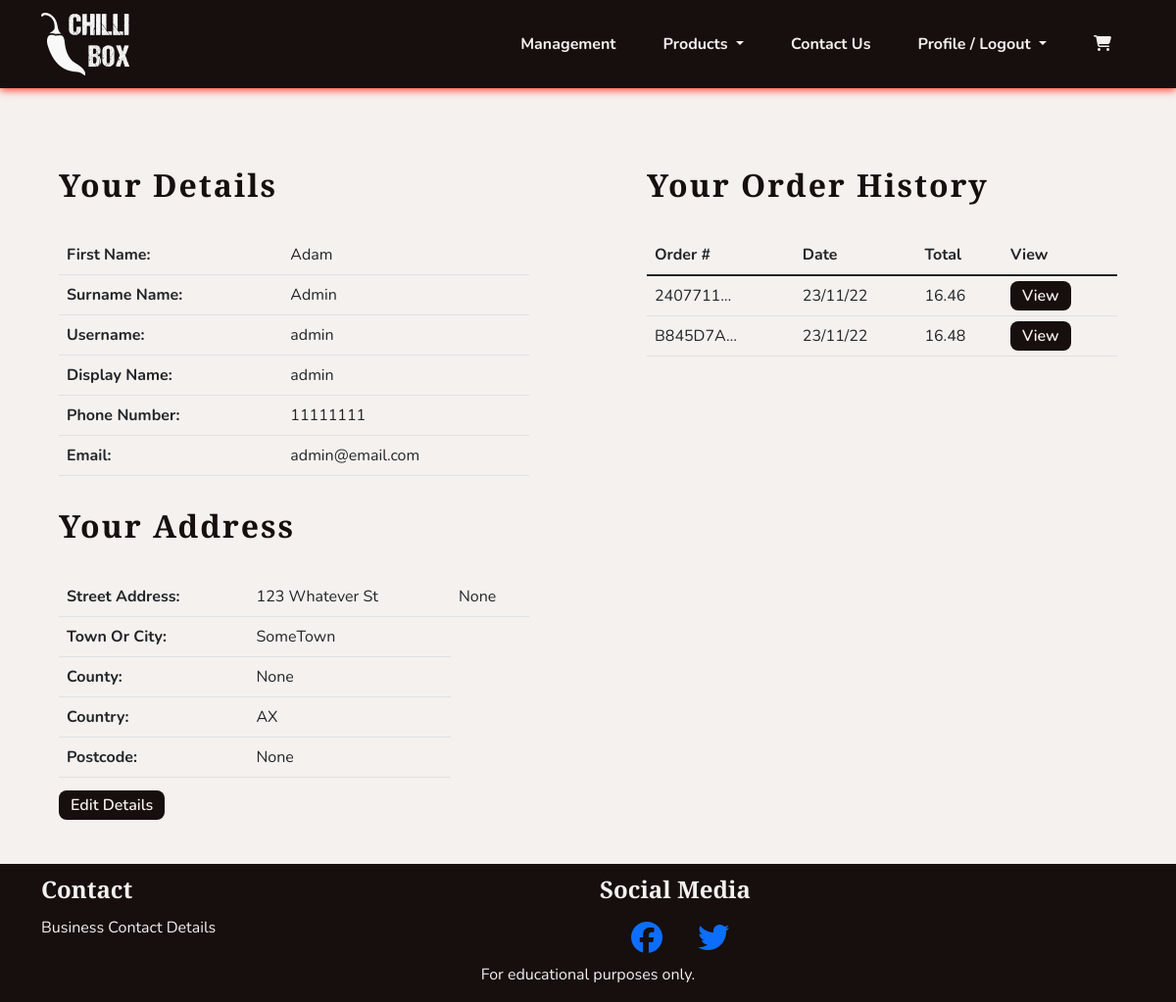
Page /profiles/profile/ (signed in) on the committed database.
### profiles/models.py (models this page shows, shortened)
class UserProfile(models.Model):
    user = models.OneToOneField(User, on_delete=models.CASCADE)
    first_name = models.CharField(max_length=40, null=True, blank=True)
    last_name = models.CharField(max_length=80, null=True, blank=True)
    display_name = models.CharField(max_length=40, null=True, blank=True)
    phone_number = models.CharField(max_length=20, null=True, blank=True)
    street_address1 = models.CharField(max_length=80, null=True, blank=True)
    street_address2 = models.CharField(max_length=80, null=True, blank=True)
    town_or_city = models.CharField(max_length=40, null=True, blank=True)
    county = models.CharField(max_length=80, null=True, blank=True)
    country = CountryField(blank_label='Country', null=True, blank=True)
    postcode = models.CharField(max_length=20, null=True, blank=True)
    class Meta:
        verbose_name_plural = "User Profiles"
    def __str__(self):
        return self.display_name

### checkout/models.py (models this page shows, shortened)
class Order(models.Model):
    order_number = models.CharField(max_length=32, editable=False)
    user_profile = models.ForeignKey(UserProfile, on_delete=models.SET_NULL,
                                     null=True, blank=True,
                                     related_name='orders')
    first_name = models.CharField(max_length=50)
    last_name = models.CharField(max_length=50)
    email = models.EmailField(max_length=254)
    phone_number = models.CharField(max_length=20)
    country = CountryField(blank_label='Country *')
    postcode = models.CharField(max_length=20, null=True, blank=True)
    town_or_city = models.CharField(max_length=40)
    street_address1 = models.CharField(max_length=80)
    street_address2 = models.CharField(max_length=80, null=True, blank=True)
    county = models.CharField(max_length=80, null=True, blank=True)
    date = models.DateTimeField(auto_now_add=True)
    delivery_cost = models.DecimalField(max_digits=6,
                                        decimal_places=2, default=0)
    order_total = models.DecimalField(max_digits=10,
                                      decimal_places=2, default=0)
    grand_total = models.DecimalField(max_digits=10,
                                      decimal_places=2, default=0)

### profiles/views.py (the view)
# urls.py: path('profile/', views.ProfileView.as_view(), name='profile'),
class ProfileView(LoginRequiredMixin, View):
    def get(self, request):
        profile = get_object_or_404(UserProfile, user=request.user)
        orders = profile.orders.all().order_by('-date')
        template_name = 'profiles/profile.html'
        context = {
            'profile': profile,
            'orders': orders,
            }
        return render(request, template_name, context)

### cart/contexts.py (called while the page is built, shortened)
def cart_contents(request):
    cart_items = []
    total = 0
    product_count = 0
    cart = request.session.get('cart', {})
    if total < settings.FREE_DELIVERY_THRESHOLD:
        delivery = Decimal(settings.STANDARD_DELIVERY_COST)
        free_delivery_delta = settings.FREE_DELIVERY_THRESHOLD - total
    else:
        delivery = 0
        free_delivery_delta = 0
    grand_total = delivery + total
    context = {
        'cart_items': cart_items,
        'total': total,
        'product_count': product_count,
        'delivery': delivery,
        'free_delivery_delta': free_delivery_delta,
        'free_delivery_threshold': settings.FREE_DELIVERY_THRESHOLD,
        'grand_total': grand_total,
    }
    return context

### profiles/templates/profiles/profile.html (shortened to what this page needs)
{% extends 'base.html' %}
{% block content %}
<section class="row">
    <div class="col-12 col-md-6">
        <div class="col-10 mx-auto">
            <h1 class="headings">Your Details</h1>
            <table class="table">
                <tr>
                    <th>First Name: </th>
                    <td>{{ profile.first_name }} </td>
                </tr>
                <tr>
                    <th>Surname Name: </th>
                    <td>{{ profile.last_name }} </td>
                </tr>
                <tr>
                    <th>Username: </th>
                    <td>{{ profile.user.username }} </td>
                </tr>
                <tr>
                    <th>Display Name: </th>
                    <td>{{ profile.display_name }} </td>
                </tr>
                <tr>
                    <th>Phone Number: </th>
                    <td>{{ profile.phone_number }} </td>
                </tr>
                <tr>
                    <th>Email: </th>
                    <td>{{ profile.user.email }} </td>
                </tr>
            </table>
            <h2 class="headings">Your Address</h2>
            <table class="table">
                <tr>
                    <th>Street Address: </th>
                    <td>{{ profile.street_address1 }} </td>
                    <td>{{ profile.street_address2 }} </td>
                </tr>
                <tr>
                    <th>Town Or City: </th>
                    <td>{{ profile.town_or_city }} </td>
                </tr>
                <tr>
                    <th>County: </th>
                    <td>{{ profile.county }} </td>
                </tr>
                <tr>
                    <th>Country: </th>
                    <td>{{ profile.country }} </td>
                </tr>
                <tr>
                    <th>Postcode: </th>
                    <td>{{ profile.postcode }} </td>
                </tr>
            </table>
            <a class="chilli-btn" href="{% url 'profiles:edit_profile' %}">Edit Details</a>
        </div>
    </div>
    <div class="col-12 col-md-6">
        <div class="col-10 mx-auto">
            <h2 class="headings">Your Order History</h2>
            <table class="table">
                <thead>
                    <tr>
                        <th>Order #</th>
                        <th>Date</th>
                        <th>Total</th>
                        <th>View</th>
                    </tr>
                </thead>
                <tbody>
                    {% for order in orders %}
                    <tr>
                        <td>{{ order.order_number|truncatechars:8 }}</td>
                        <td>{{ order.date|date:'d/m/y' }}</td>
                        <td>{{ order.grand_total }}</td>
                        <td>
                            <a class="chilli-btn" href="{% url 'profiles:order_history' order.order_number %}">
                                View
                            </a>
                        </td>
                    </tr>
                    {% endfor %}
                </tbody>
            </table>
        </div>
    </div>
</section>
{% endblock %}

### static/css/style.css (style rules this page uses)
:root { --site-white: #f5f1ee; --site-black: #160f0e; --site-grey: #6b6363; --site-red: #fc382a; --site-dark-red:#bd0000; --site-green: #568729; --site-dark-green: #326300; --site-text-bg: rgba(49, 99, 0, 0.2); --site-car-bg: rgba(245, 241, 238, 0.61); }
html { height: 100%; }
section { max-width: 2550px; }
body { font-family: "Nunito", sans-serif; color: var(--site-black); font-size: 1rem; background: var(--site-white); }
h1, h2, h3, h4 { font-family: "Merriweather Sans", "Nunito", sans-serif; font-weight: 900; margin-top: 0.5em; margin-bottom: 0.5em; }
.headings { font-size: 2rem; letter-spacing: 2px; margin: 1em 0; }
a { text-decoration: none; }
.chilli-btn { padding: 0.25em 0.75em; font-weight: 600; color: var(--site-white); background-color: var(--site-black); border-radius: 8px; transition: all 0.2s linear; }

### rows in the picture
UserProfile: first_name "Adam", last_name "Admin", user.username "admin", display_name "admin", phone_number "11111111", user.email "admin@email.com", street_address1 "123 Whatever St", street_address2 "None", town_or_city "SomeTown", county "None", country "AX", postcode "None"
Order: order_number "2407711…", date "23/11/22", grand_total "16.46"
Order: order_number "B845D7A…", date "23/11/22", grand_total "16.48"
